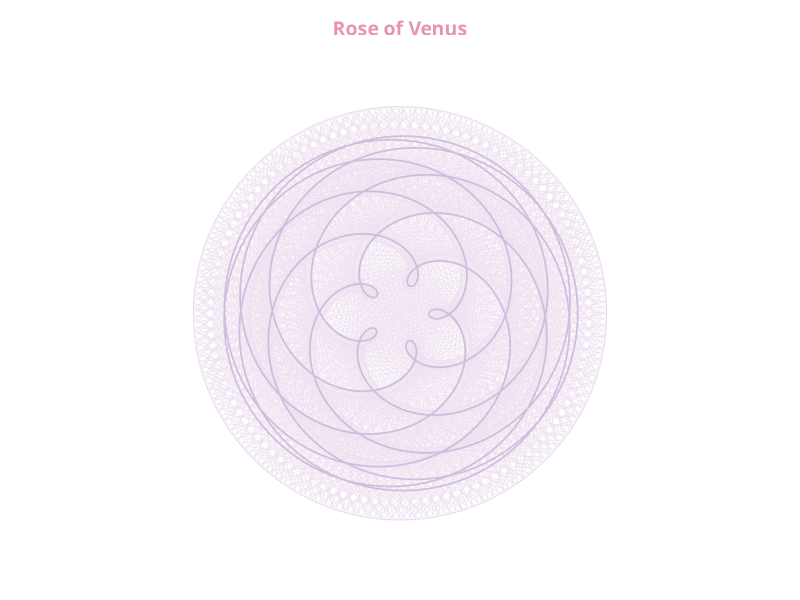
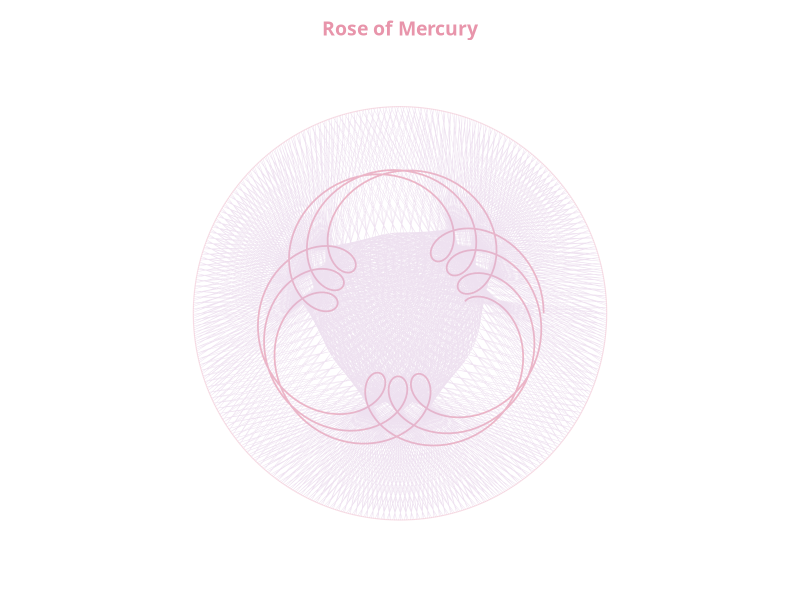
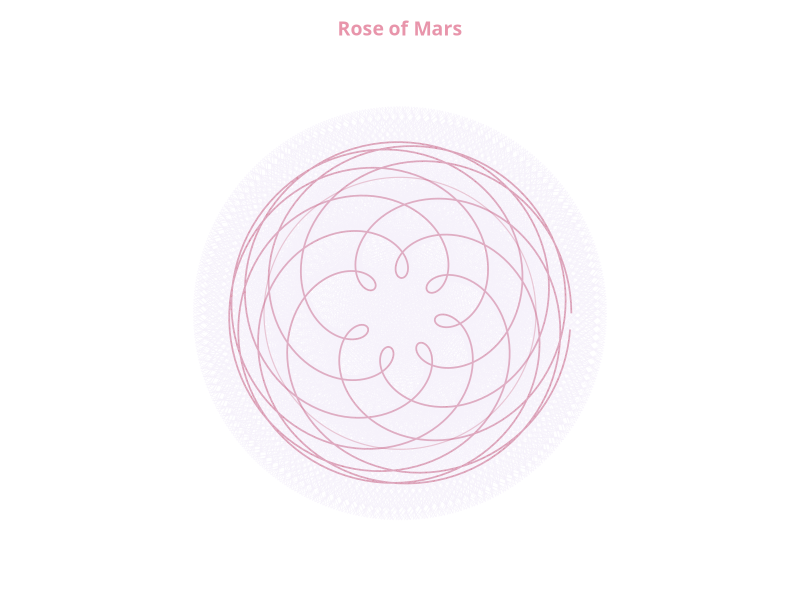
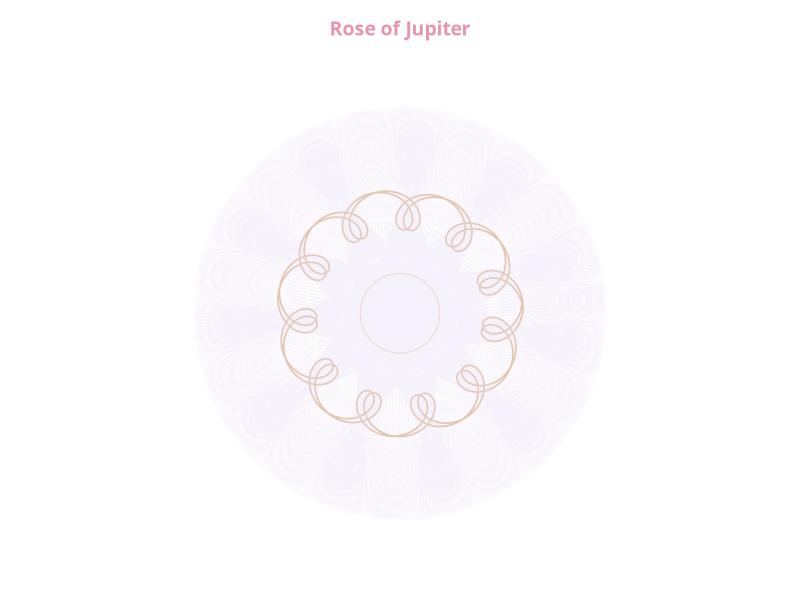
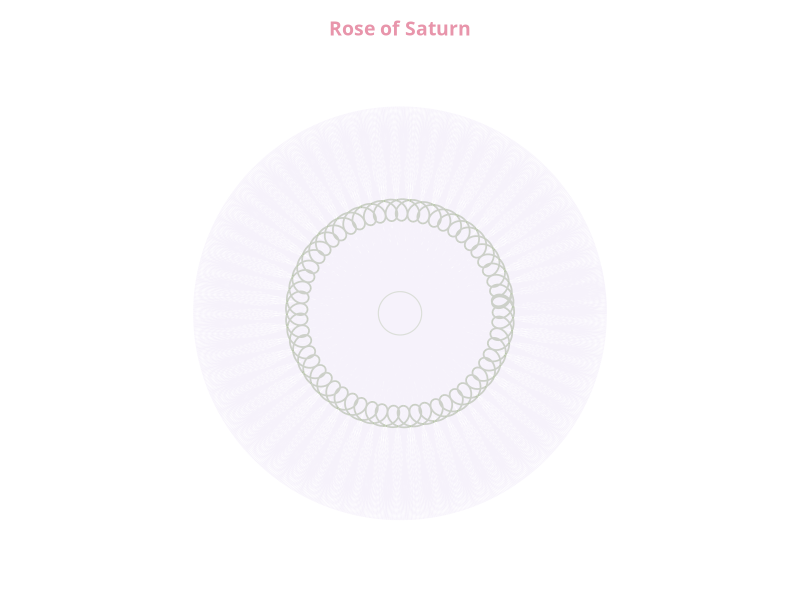
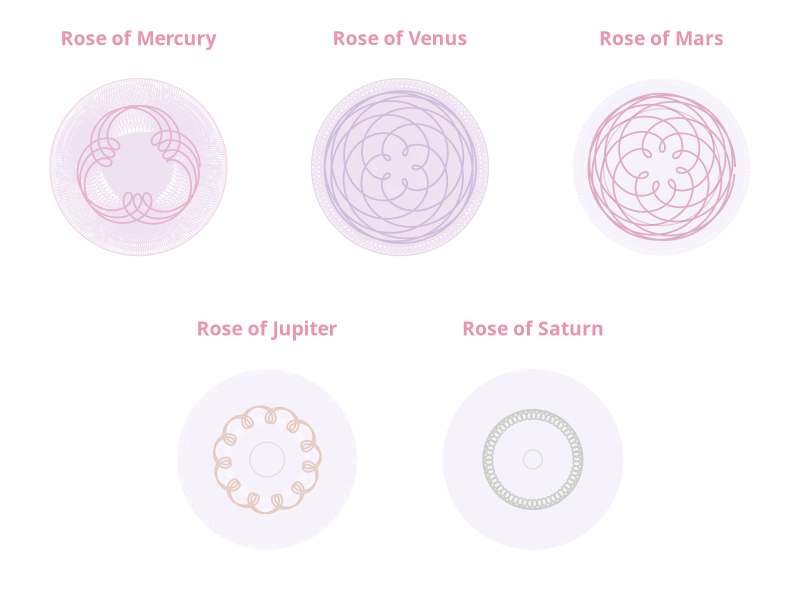
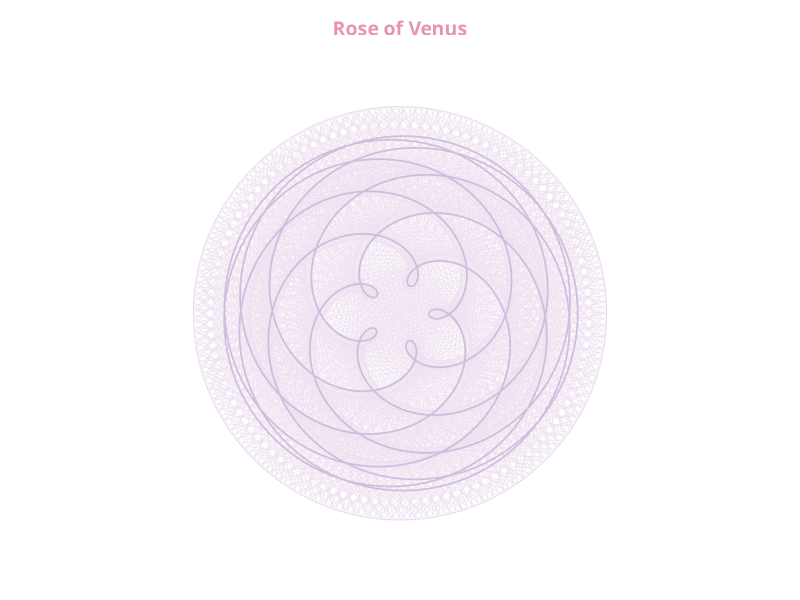
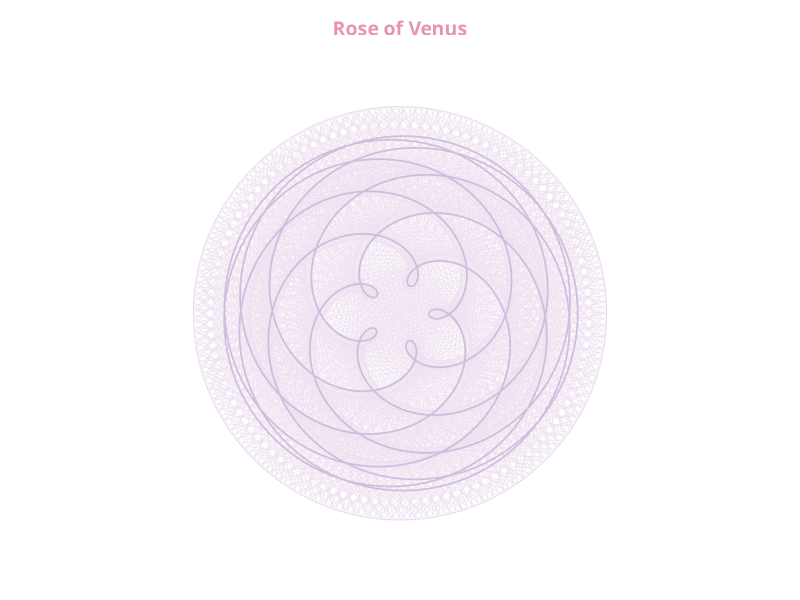

Here is the R script that generated these plots, in order:
## ---- chunk 1
library(ggplot2)
library(svglite)
library(patchwork)
## ---- chunk 2
# Function to create a rose pattern for any two planetary bodies
create_rose_pattern <- function(r1, r2, T1, T2, n_years, N, 
                                color_loop = "#b8a8d0", 
                                color_lines = "#d4b5d9",
                                alpha_loop = 0.7,
                                alpha_lines = 0.4,
                                title = "") {
  
  t <- seq(0, n_years * T1, length.out = N)
  theta1 <- t * 2 * pi / T1
  theta2 <- t * 2 * pi / T2
  
  x1 <- r1 * cos(theta1)
  y1 <- r1 * sin(theta1)
  x2 <- r2 * cos(theta2)
  y2 <- r2 * sin(theta2)
  
  loops <- data.frame(x = (x1 + x2) / 2, y = (y1 + y2) / 2)
  
  lines_df <- data.frame(
    x = c(rbind(x1, x2)),
    y = c(rbind(y1, y2))
  )
  
  max_radius <- max(r1, r2)
  plot_limit <- max_radius * 1.2
  
  p <- ggplot() +
    geom_path(data = loops, aes(x = x, y = y), 
              color = color_loop, alpha = alpha_loop, linewidth = 0.6) +
    geom_path(data = lines_df, aes(x = x, y = y), 
              color = color_lines, alpha = alpha_lines, linewidth = 0.15) +
    geom_path(data = data.frame(t = seq(0, 2*pi, length.out = 200)), 
              aes(x = r1 * cos(t), y = r1 * sin(t)), 
              color = color_loop, alpha = 0.3, linewidth = 0.4) +
    coord_fixed(ratio = 1, xlim = c(-plot_limit, plot_limit), 
                ylim = c(-plot_limit, plot_limit)) +
    labs(title = title) +
    theme_void() +
    theme(
      panel.background = element_rect(fill = "transparent", colour = NA),
      plot.background = element_rect(fill = "transparent", colour = NA),
      plot.title = element_text(hjust = 0.5, size = 14, 
                                family = "Montserrat",
                                color = "#e895ab", face = "bold"),
      plot.margin = margin(10, 10, 10, 10)
    )
  
  return(p)
}
## ---- chunk 3
re <- 1.00
rv <- 0.72
Te <- 365.25
Tv <- 224.7

p_venus <- create_rose_pattern(
  r1 = re, r2 = rv, T1 = Te, T2 = Tv, 
  n_years = 8, N = 888,
  color_loop = "#b8a8d0", 
  color_lines = "#d4b5d9",
  alpha_loop = 0.7,
  alpha_lines = 0.4,
  title = "Rose of Venus"
)
print(p_venus)
ggsave("rose_of_venus.svg", p_venus, width = 10, height = 10, 
       bg = "transparent", device = "svg")
ggsave("rose_of_venus.png", p_venus, width = 10, height = 10, 
       bg = "transparent", dpi = 300)
## ---- chunk 4
rm <- 0.39
Tm <- 88.0

p_mercury <- create_rose_pattern(
  r1 = re, r2 = rm, T1 = Te, T2 = Tm, 
  n_years = 3, N = 666,
  color_loop = "#e895ab", 
  color_lines = "#d4b5d9",
  alpha_loop = 0.7,
  alpha_lines = 0.4,
  title = "Rose of Mercury"
)
print(p_mercury)
ggsave("rose_of_mercury.svg", p_mercury, width = 10, height = 10, 
       bg = "transparent", device = "svg")
ggsave("rose_of_mercury.png", p_mercury, width = 10, height = 10, 
       bg = "transparent", dpi = 300)
## ---- chunk 5
rma <- 1.52
Tma <- 687.0

p_mars <- create_rose_pattern(
  r1 = re, r2 = rma, T1 = Te, T2 = Tma, 
  n_years = 15, N = 1200,
  color_loop = "#c75b7a", 
  color_lines = "#e8dff5",
  alpha_loop = 0.7,
  alpha_lines = 0.4,
  title = "Rose of Mars"
)
print(p_mars)
ggsave("rose_of_mars.svg", p_mars, width = 10, height = 10, 
       bg = "transparent", device = "svg")
ggsave("rose_of_mars.png", p_mars, width = 10, height = 10, 
       bg = "transparent", dpi = 300)

## ---- chunk 6
rj <- 5.20
Tj <- 4333

p_jupiter <- create_rose_pattern(
  r1 = re, r2 = rj, T1 = Te, T2 = Tj, 
  n_years = 24, N = 1500,
  color_loop = "#d4a574", 
  color_lines = "#e8dff5",
  alpha_loop = 0.7,
  alpha_lines = 0.4,
  title = "Rose of Jupiter"
)
print(p_jupiter)
ggsave("rose_of_jupiter.svg", p_jupiter, width = 10, height = 10, 
       bg = "transparent", device = "svg")
ggsave("rose_of_jupiter.png", p_jupiter, width = 10, height = 10, 
       bg = "transparent", dpi = 300)
## ---- chunk 7
rs <- 9.54
Ts <- 10759

p_saturn <- create_rose_pattern(
  r1 = re, r2 = rs, T1 = Te, T2 = Ts, 
  n_years = 60, N = 2000,
  color_loop = "#9caf88", 
  color_lines = "#e8dff5",
  alpha_loop = 0.7,
  alpha_lines = 0.4,
  title = "Rose of Saturn"
)
print(p_saturn)
ggsave("rose_of_saturn.svg", p_saturn, width = 10, height = 10, 
       bg = "transparent", device = "svg")
ggsave("rose_of_saturn.png", p_saturn, width = 10, height = 10, 
       bg = "transparent", dpi = 300)
## ---- chunk 8
comparison_plot <- (p_mercury + p_venus + p_mars) / 
                   (p_jupiter + p_saturn ) +
  plot_annotation(
    theme = theme(
      plot.background = element_rect(fill = "transparent", colour = NA),
      panel.background = element_rect(fill = "transparent", colour = NA)
    )
  )
print(comparison_plot)
ggsave("rose_comparison.png", comparison_plot, width = 16, height = 10, 
       bg = "transparent", dpi = 300)
